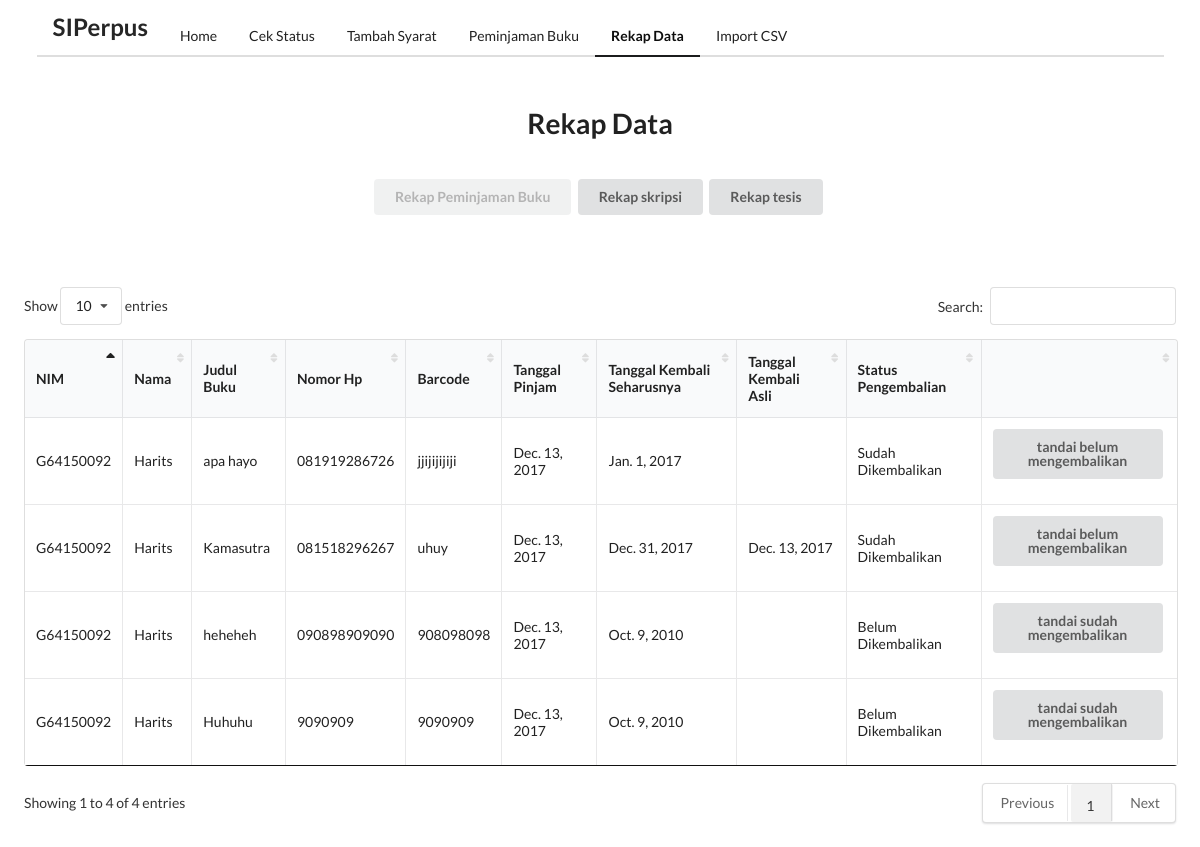
The page /rekap_data/ on the database as committed earlier.
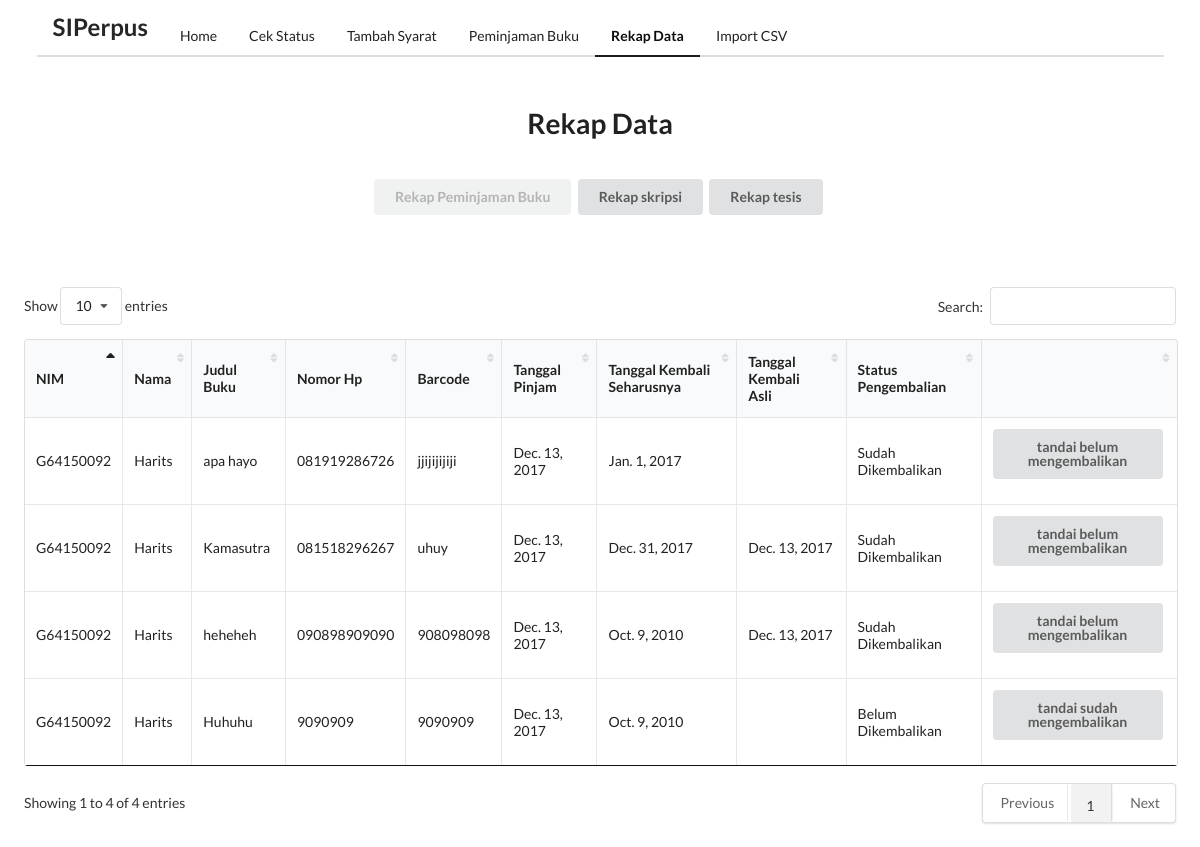
The same page on the database as committed later.
### polls/models.py (models this page shows, shortened)
class Peminjaman(models.Model):
	nama = models.CharField(max_length=200)
	NIM = models.CharField(max_length=200)
	judul = models.CharField(max_length=200)
	phone = models.CharField(max_length=200)
	barcode = models.CharField(max_length=200)
	pengarang = models.CharField(max_length=200)
	tanggal_pinjam = models.DateTimeField(null=True, blank=True)
	tanggal_kembali = models.DateTimeField(null=True, blank=True)
	tanggal_kembali_riil = models.DateTimeField(null=True, blank=True)
	status = models.BooleanField(default=0)
	pub_date = models.DateTimeField(default=timezone.now())
	class Meta:
		db_table = u'polls_Peminjaman'

### polls/views.py (the view)
# urls.py: url(r'^rekap_data/$', views.rekap_data.as_view(), name='rekap_data'),
class rekap_data(generic.ListView):
	model = Peminjaman
	template_name = 'polls/rekap_data.html'
	context_object_name = 'rekap_pinjaman'
	def get_queryset(self):
		return Peminjaman.objects.all().order_by("id")

### polls/templates/polls/rekap_data.html (shortened to what this page needs)
<html>
{% load static %}
<head>
  <link rel="stylesheet" type="text/css" href="{% static 'semantic/semantic.min.css' %}">
  <link rel="stylesheet" type="text/css" href="{% static 'tables/dataTables.semanticui.min.css' %}">
  <link rel="stylesheet" type="text/css" href="{% static 'tables/jquery.dataTables.min.css' %}">
</head>
<body>
  <div class="ui  container">
    <div class="ui  secondary pointing menu">
      <div class="header item">
        <h2>SIPerpus</h2>
      </div>
      <a class="item" href="/">
                    Home
                    </a>
      <a class="item" href="/cek_status">
                    Cek Status
                    </a>
      <a class="item" href="/tambah_data">
                    Tambah Syarat
                    </a>
      <a class="item" href="/Peminjaman">
                    Peminjaman Buku
                    </a>
      <a class="active item">
                    Rekap Data
                    </a>
      <a class="item" href="/import_csv">
                    Import CSV
                    </a>
    </div>
  </div>
  <h1 class="ui center aligned header" style="padding:2%">Rekap Data</h1>
  <div class="ui center aligned container" style="padding-bottom:4%">
    <button class="ui disabled button">Rekap Peminjaman Buku</button>
    <button class="ui button" onclick="location.href='/rekap_data_skripsi'">Rekap skripsi</button>
    <button class="ui button" onclick="location.href='/rekap_data_tesis'">Rekap tesis</button>
  </div>
  <div style="padding:2%">
    <table id="rekap" class="ui celled table " cellspacing="0 " width="100% ">
      <thead>
        <tr>
          <th>NIM</th>
          <th>Nama</th>
          <th>Judul Buku</th>
          <th>Nomor Hp</th>
          <th>Barcode</th>
          <th>Tanggal Pinjam</th>
          <th>Tanggal Kembali Seharusnya</th>
          <th>Tanggal Kembali Asli</th>
          <th>Status Pengembalian</th>
          <th></th>
        </tr>
      </thead>
      <tbody>
        {% for p in rekap_pinjaman %}
        <tr>
          <td>{{p.NIM.upper}}</td>
          <td>{{p.nama}}</td>
          <td>{{p.judul}}</td>
          <td>{{p.phone}}</td>
          <td>{{p.barcode}}</td>
          <td>{{p.tanggal_pinjam.date}}</td>
          <td>{{p.tanggal_kembali.date}}</td>
          <td>{{p.tanggal_kembali_riil.date}}</td>
          {% if p.status == 0 %}
          <td>Belum Dikembalikan</td>
          <td>
            <form method="POST" action="{% url 'polls:rekap_data_simpan' id=p.id %}">
              <button class="ui button" type="submit">tandai sudah mengembalikan</button>
            </form>
          </td>
          {% else %}
          <td>Sudah Dikembalikan</td>
          <td>
            <form method="POST" action="{% url 'polls:rekap_data_simpan' id=p.id %}">
              <button class="ui button" type="submit">tandai belum mengembalikan</button>
            </form>
          </td>
          {% endif %}
        </tr>
        {% endfor %}
      </tbody>
    </table>
  </div>
</body>
</html>

Rows that differ between the two databases and show on the page:
changed Peminjaman "heheheh": tanggal_kembali_riil (not shown) → "Dec. 13, 2017"; status "Belum Dikembalikan tandai sudah mengembalikan" → "Sudah Dikembalikan tandai belum mengembalikan"
